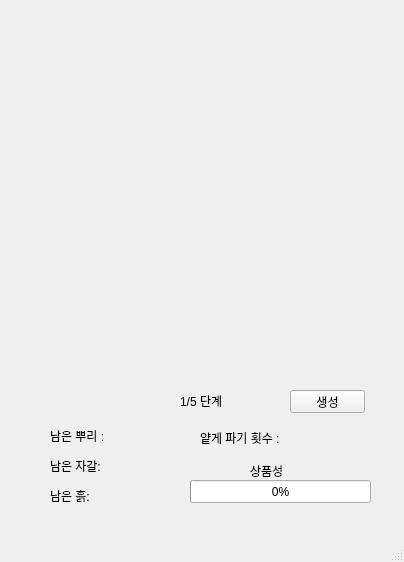
<?xml version="1.0" encoding="UTF-8"?>
<ui version="4.0">
 <class>MainWindow</class>
 <widget class="QMainWindow" name="MainWindow">
  <property name="geometry">
   <rect>
    <x>0</x>
    <y>0</y>
    <width>404</width>
    <height>562</height>
   </rect>
  </property>
  <property name="windowTitle">
   <string>Lakiaro</string>
  </property>
  <widget class="QWidget" name="centralwidget">
   <widget class="QLabel" name="label">
    <property name="geometry">
     <rect>
      <x>200</x>
      <y>430</y>
      <width>91</width>
      <height>16</height>
     </rect>
    </property>
    <property name="text">
     <string>얕게 파기 횟수 :</string>
    </property>
   </widget>
   <widget class="QLabel" name="label_2">
    <property name="geometry">
     <rect>
      <x>50</x>
      <y>460</y>
      <width>56</width>
      <height>12</height>
     </rect>
    </property>
    <property name="text">
     <string>남은 자갈: </string>
    </property>
   </widget>
   <widget class="QLabel" name="label_3">
    <property name="geometry">
     <rect>
      <x>50</x>
      <y>490</y>
      <width>56</width>
      <height>12</height>
     </rect>
    </property>
    <property name="text">
     <string>남은 흙:</string>
    </property>
   </widget>
   <widget class="QLabel" name="label_4">
    <property name="geometry">
     <rect>
      <x>50</x>
      <y>430</y>
      <width>56</width>
      <height>12</height>
     </rect>
    </property>
    <property name="text">
     <string>남은 뿌리 :</string>
    </property>
   </widget>
   <widget class="QLabel" name="label_5">
    <property name="geometry">
     <rect>
      <x>250</x>
      <y>460</y>
      <width>56</width>
      <height>21</height>
     </rect>
    </property>
    <property name="text">
     <string>상품성</string>
    </property>
   </widget>
   <widget class="QProgressBar" name="progressBar">
    <property name="geometry">
     <rect>
      <x>190</x>
      <y>480</y>
      <width>181</width>
      <height>23</height>
     </rect>
    </property>
    <property name="value">
     <number>0</number>
    </property>
   </widget>
   <widget class="QLabel" name="label_6">
    <property name="geometry">
     <rect>
      <x>180</x>
      <y>390</y>
      <width>56</width>
      <height>21</height>
     </rect>
    </property>
    <property name="text">
     <string>1/5 단계</string>
    </property>
   </widget>
   <widget class="QLabel" name="label_7">
    <property name="geometry">
     <rect>
      <x>120</x>
      <y>430</y>
      <width>41</width>
      <height>16</height>
     </rect>
    </property>
    <property name="text">
     <string/>
    </property>
   </widget>
   <widget class="QLabel" name="label_8">
    <property name="geometry">
     <rect>
      <x>120</x>
      <y>490</y>
      <width>41</width>
      <height>16</height>
     </rect>
    </property>
    <property name="text">
     <string/>
    </property>
   </widget>
   <widget class="QLabel" name="label_9">
    <property name="geometry">
     <rect>
      <x>120</x>
      <y>460</y>
      <width>41</width>
      <height>16</height>
     </rect>
    </property>
    <property name="text">
     <string/>
    </property>
   </widget>
   <widget class="QLabel" name="label_10">
    <property name="geometry">
     <rect>
      <x>300</x>
      <y>430</y>
      <width>56</width>
      <height>12</height>
     </rect>
    </property>
    <property name="text">
     <string/>
    </property>
   </widget>
   <widget class="QPushButton" name="pushButton">
    <property name="geometry">
     <rect>
      <x>290</x>
      <y>390</y>
      <width>75</width>
      <height>23</height>
     </rect>
    </property>
    <property name="text">
     <string>생성</string>
    </property>
   </widget>
   <widget class="QLabel" name="label_img">
    <property name="geometry">
     <rect>
      <x>20</x>
      <y>20</y>
      <width>371</width>
      <height>361</height>
     </rect>
    </property>
    <property name="text">
     <string/>
    </property>
   </widget>
  </widget>
  <widget class="QMenuBar" name="menubar">
   <property name="geometry">
    <rect>
     <x>0</x>
     <y>0</y>
     <width>404</width>
     <height>21</height>
    </rect>
   </property>
  </widget>
  <widget class="QStatusBar" name="statusbar"/>
 </widget>
 <resources/>
 <connections/>
</ui>
